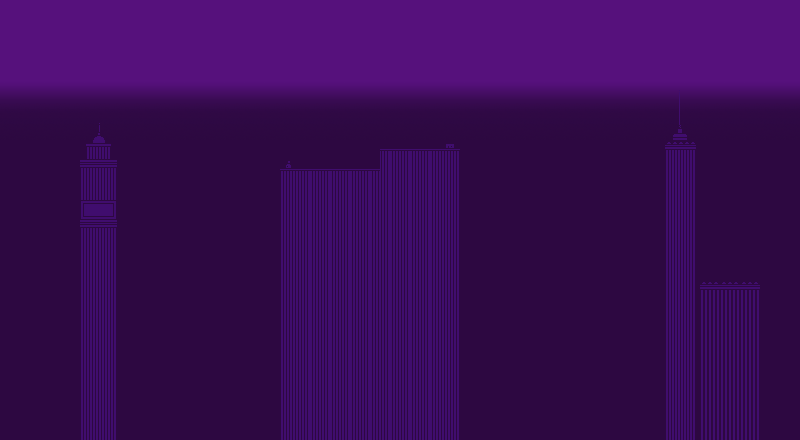

The image is a tile-based game level rendered from a .tmx file. Its description and complete source (layers, tilesets, objects, tile grids) follow:
An orthogonal 40x22 tile map with 20x20 px tiles, 2 tile layers (bg, bg2).

<map version="1.0" orientation="orthogonal" width="40" height="22" tilewidth="20" tileheight="20">
 <tileset firstgid="1" name="bgtiles_newyork" tilewidth="20" tileheight="20">
  <image source="../Art/bgtiles_newyork.png" width="500" height="500" />
 </tileset>
 <layer name="bg" width="40" height="22">
  <data encoding="csv">
26,26,26,26,26,26,26,26,26,26,26,26,26,26,26,26,26,26,26,26,26,26,26,26,26,26,26,26,26,26,26,26,26,26,26,26,26,26,26,26,
26,26,26,26,26,26,26,26,26,26,26,26,26,26,26,26,26,26,26,26,26,26,26,26,26,26,26,26,26,26,26,26,26,26,26,26,26,26,26,26,
26,26,26,26,26,26,26,26,26,26,26,26,26,26,26,26,26,26,26,26,26,26,26,26,26,26,26,26,26,26,26,26,26,26,26,26,26,26,26,26,
26,26,26,26,26,26,26,26,26,26,26,26,26,26,26,26,26,26,26,26,26,26,26,26,26,26,26,26,26,26,26,26,26,26,26,26,26,26,26,26,
51,51,51,51,51,51,51,51,51,51,51,51,51,51,51,51,51,51,51,51,51,51,51,51,51,51,51,51,51,51,51,51,51,51,51,51,51,51,51,51,
76,76,76,76,76,76,76,76,76,76,76,76,76,76,76,76,76,76,76,76,76,76,76,76,76,76,76,76,76,76,76,76,76,76,76,76,76,76,76,76,
101,101,101,101,101,101,101,101,101,101,101,101,101,101,101,101,101,101,101,101,101,101,101,101,101,101,101,101,101,101,101,101,101,101,101,101,101,101,101,101,
126,126,126,126,126,126,126,126,126,126,126,126,126,126,126,126,126,126,126,126,126,126,126,126,126,126,126,126,126,126,126,126,126,126,126,126,126,126,126,126,
126,126,126,126,126,126,126,126,126,126,126,126,126,126,126,126,126,126,126,126,126,126,126,126,126,126,126,126,126,126,126,126,126,126,126,126,126,126,126,126,
126,126,126,126,126,126,126,126,126,126,126,126,126,126,126,126,126,126,126,126,126,126,126,126,126,126,126,126,126,126,126,126,126,126,126,126,126,126,126,126,
126,126,126,126,126,126,126,126,126,126,126,126,126,126,126,126,126,126,126,126,126,126,126,126,126,126,126,126,126,126,126,126,126,126,126,126,126,126,126,126,
126,126,126,126,126,126,126,126,126,126,126,126,126,126,126,126,126,126,126,126,126,126,126,126,126,126,126,126,126,126,126,126,126,126,126,126,126,126,126,126,
126,126,126,126,126,126,126,126,126,126,126,126,126,126,126,126,126,126,126,126,126,126,126,126,126,126,126,126,126,126,126,126,126,126,126,126,126,126,126,126,
126,126,126,126,126,126,126,126,126,126,126,126,126,126,126,126,126,126,126,126,126,126,126,126,126,126,126,126,126,126,126,126,126,126,126,126,126,126,126,126,
126,126,126,126,126,126,126,126,126,126,126,126,126,126,126,126,126,126,126,126,126,126,126,126,126,126,126,126,126,126,126,126,126,126,126,126,126,126,126,126,
126,126,126,126,126,126,126,126,126,126,126,126,126,126,126,126,126,126,126,126,126,126,126,126,126,126,126,126,126,126,126,126,126,126,126,126,126,126,126,126,
126,126,126,126,126,126,126,126,126,126,126,126,126,126,126,126,126,126,126,126,126,126,126,126,126,126,126,126,126,126,126,126,126,126,126,126,126,126,126,126,
126,126,126,126,126,126,126,126,126,126,126,126,126,126,126,126,126,126,126,126,126,126,126,126,126,126,126,126,126,126,126,126,126,126,126,126,126,126,126,126,
126,126,126,126,126,126,126,126,126,126,126,126,126,126,126,126,126,126,126,126,126,126,126,126,126,126,126,126,126,126,126,126,126,126,126,126,126,126,126,126,
126,126,126,126,126,126,126,126,126,126,126,126,126,126,126,126,126,126,126,126,126,126,126,126,126,126,126,126,126,126,126,126,126,126,126,126,126,126,126,126,
126,126,126,126,126,126,126,126,126,126,126,126,126,126,126,126,126,126,126,126,126,126,126,126,126,126,126,126,126,126,126,126,126,126,126,126,126,126,126,126,
126,126,126,126,126,126,126,126,126,126,126,126,126,126,126,126,126,126,126,126,126,126,126,126,126,126,126,126,126,126,126,126,126,126,126,126,126,126,126,126
</data>
 </layer>
 <layer name="bg2" width="40" height="22">
  <data encoding="csv">
26,26,26,26,26,26,26,26,26,26,26,26,26,26,26,26,26,26,26,26,26,26,26,26,26,26,26,26,26,26,26,26,26,26,26,26,26,26,26,26,
26,26,26,26,26,26,26,26,26,26,26,26,26,26,26,26,26,26,26,26,26,26,26,26,26,26,26,26,26,26,26,26,26,26,26,26,26,26,26,26,
26,26,26,26,26,26,26,26,26,26,26,26,26,26,26,26,26,26,26,26,26,26,26,26,26,26,26,26,26,26,26,26,26,26,26,26,26,26,26,26,
26,26,26,26,26,26,26,26,26,26,26,26,26,26,26,26,26,26,26,26,26,26,26,26,26,26,26,26,26,26,26,26,26,26,26,26,26,26,26,26,
51,51,51,51,51,51,51,51,51,51,51,51,51,51,51,51,51,51,51,51,51,51,51,51,51,51,51,51,51,51,51,51,51,34,35,51,51,51,51,51,
76,76,76,76,76,76,76,76,76,76,76,76,76,76,76,76,76,76,76,76,76,76,76,76,76,76,76,76,76,76,76,76,76,59,60,76,76,76,76,76,
101,101,101,101,2,3,101,101,101,101,101,101,101,101,101,101,101,101,101,101,101,101,101,101,101,101,101,101,101,101,101,101,101,84,85,101,101,101,101,101,
126,126,126,126,27,28,126,126,126,126,126,126,126,126,126,126,126,126,126,107,107,107,108,126,126,126,126,126,126,126,126,126,126,109,110,126,126,126,126,126,
126,126,126,126,52,53,126,126,126,126,126,126,126,126,106,107,107,107,107,132,132,132,133,126,126,126,126,126,126,126,126,126,126,134,135,126,126,126,126,126,
126,126,126,126,77,78,126,126,126,126,126,126,126,126,131,132,132,132,132,132,132,132,133,126,126,126,126,126,126,126,126,126,126,134,135,126,126,126,126,126,
126,126,126,126,102,103,126,126,126,126,126,126,126,126,131,132,132,132,132,132,132,132,133,126,126,126,126,126,126,126,126,126,126,134,135,126,126,126,126,126,
126,126,126,126,52,53,126,126,126,126,126,126,126,126,131,132,132,132,132,132,132,132,133,126,126,126,126,126,126,126,126,126,126,134,135,126,126,126,126,126,
126,126,126,126,77,78,126,126,126,126,126,126,126,126,131,132,132,132,132,132,132,132,133,126,126,126,126,126,126,126,126,126,126,134,135,126,126,126,126,126,
126,126,126,126,77,78,126,126,126,126,126,126,126,126,131,132,132,132,132,132,132,132,133,126,126,126,126,126,126,126,126,126,126,134,135,126,126,126,126,126,
126,126,126,126,77,78,126,126,126,126,126,126,126,126,131,132,132,132,132,132,132,132,133,126,126,126,126,126,126,126,126,126,126,134,135,111,111,111,126,126,
126,126,126,126,77,78,126,126,126,126,126,126,126,126,131,132,132,132,132,132,132,132,133,126,126,126,126,126,126,126,126,126,126,134,135,136,136,136,126,126,
126,126,126,126,77,78,126,126,126,126,126,126,126,126,131,132,132,132,132,132,132,132,133,126,126,126,126,126,126,126,126,126,126,134,135,136,136,136,126,126,
126,126,126,126,77,78,126,126,126,126,126,126,126,126,131,132,132,132,132,132,132,132,133,126,126,126,126,126,126,126,126,126,126,134,135,136,136,136,126,126,
126,126,126,126,77,78,126,126,126,126,126,126,126,126,131,132,132,132,132,132,132,132,133,126,126,126,126,126,126,126,126,126,126,134,135,136,136,136,126,126,
126,126,126,126,77,78,126,126,126,126,126,126,126,126,131,132,132,132,132,132,132,132,133,126,126,126,126,126,126,126,126,126,126,134,135,136,136,136,126,126,
126,126,126,126,77,78,126,126,126,126,126,126,126,126,131,132,132,132,132,132,132,132,133,126,126,126,126,126,126,126,126,126,126,134,135,136,136,136,126,126,
126,126,126,126,77,78,126,126,126,126,126,126,126,126,131,132,132,132,132,132,132,132,133,126,126,126,126,126,126,126,126,126,126,134,135,136,136,136,126,126
</data>
 </layer>
</map>
